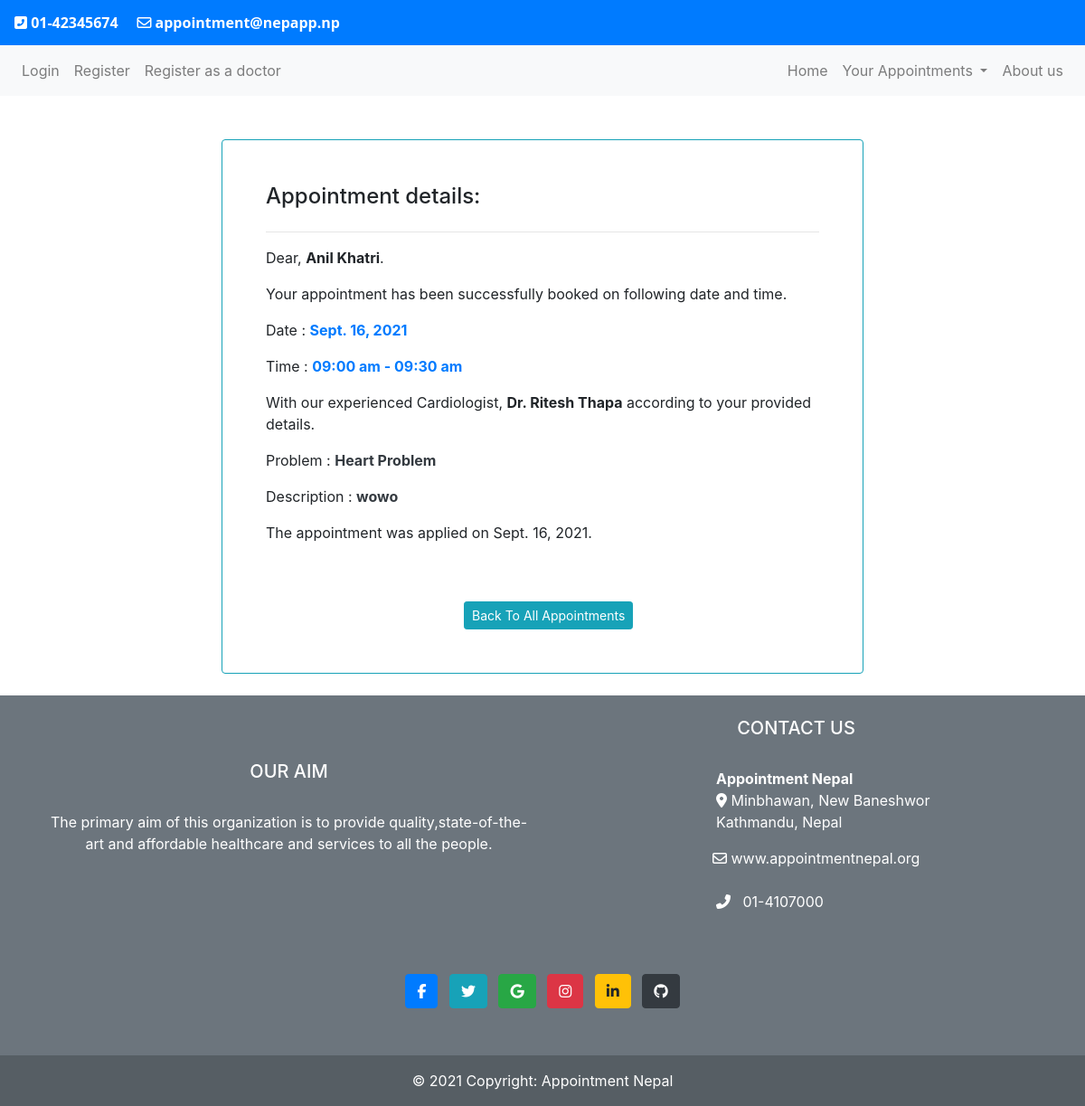
/app/response/6, run on an earlier commit of the app's database.
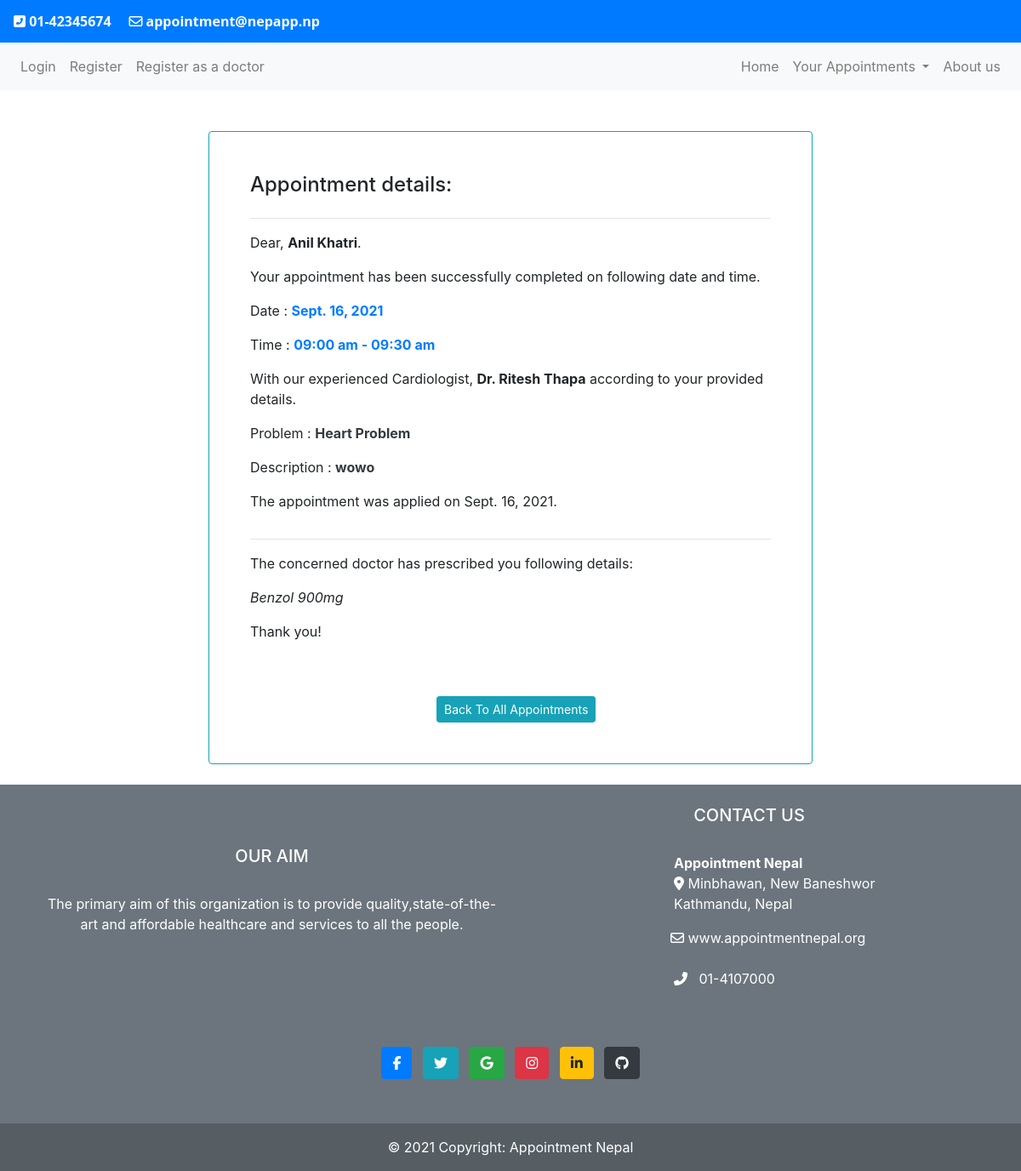
And on a later commit of the database.
### mainapp/models.py (models this page shows, shortened)
class Appointment (models.Model):
    user= models.ForeignKey(User,on_delete=models.CASCADE)
    name=models.CharField(max_length=200, null=True)
    phonenumber=models.CharField(max_length=15, null=True)
    email=models.EmailField( null=True)
    age=models.PositiveIntegerField( null=True)
    address=models.CharField(max_length=200, null=True)
    desc=models.TextField( null=True)
    date=models.DateField(null=True)
    time= models.CharField(max_length=20, null=True,choices=times )
    seen=models.BooleanField(default=False)
    response=models.TextField(null=True)
    doctor=models.ForeignKey(DoctorUser,on_delete=models.CASCADE, null=True)
    applied_date=models.DateField(auto_now_add=True, blank=True, null=True)

### accounts/models.py (models this page shows, shortened)
class DoctorUser(models.Model):
    user = models.OneToOneField(User, on_delete=models.CASCADE, related_name='doctor')
    dob= models.DateField(null=True)
    total_experience_years= models.PositiveIntegerField(null=True)
    address= models.CharField(max_length=255, null=True)
    contact= models.CharField(max_length=10, null=True)
    maximum_degree= models.ImageField(upload_to='doctors_degree',null=False)
    specilization=models.ForeignKey(Specilization,null=False, on_delete=models.CASCADE)
    profile_pic= models.ImageField(upload_to='doctors_pics', null=True, blank=True)
    admin_approve=models.BooleanField(default=False)

class Specilization(models.Model):
    specilization_type=models.CharField(max_length=255, null=False)
    problem_related=models.CharField(max_length=255, null=False)
    def __str__(self):
        return self.specilization_type

### mainapp/views.py (the view)
# urls.py: path('response/<int:id>',views.response, name='response'),
def response(request,id):
    appointment=Appointment.objects.get(id=id)
    context={
        'appointment':appointment,
    }
    return render(request,'mainapp/appointResponse.html',context)

### templates/mainapp/appointResponse.html (shortened to what this page needs)
{% extends 'mainapp/base.html' %}
{% load static %}
{% block navblock %}
<br>
<div class="container">
    <div class="col-lg-8  mx-auto">
        {% if appointment.response == None %}
        <div class="border border-info card p-5 my-4 ">
            <h4>
                Appointment details:
            </h4><hr>
            <p>Dear, <b>{{appointment.user.first_name}} {{appointment.user.last_name}}</b>.</p>
            <p class='text-left'>Your appointment has been successfully booked on following date and time.</p>
                <p >Date : <b class='text-primary'>{{appointment.date}}</b></p>
                <p >Time : <b class='text-primary'>{{appointment.time}}</b></p>
            <p>With our experienced {{appointment.doctor.specilization}}, <b>Dr. {{appointment.doctor.user.first_name}} {{appointment.doctor.user.last_name}}</b> according to your provided details.</p>
                <p >Problem : <b class='text-dark'>{{appointment.doctor.specilization.problem_related}}</b></p>
                <p >Description : <b class='text-dark'>{{appointment.desc}}</b></p>
            <p>The appointment was applied on {{appointment.applied_date}}.</p>
            <div class="col-lg-4 mx-auto ">
            <a href="{%url 'mainapp:oldappointment'%}" class="btn btn-info mt-5 btn-sm">Back To All Appointments</a>
            </div>
        </div>
        {% else %}
        <div class="border border-info card p-5 my-4 ">
            <h4>
                Appointment details:
            </h4><hr>
            <p>Dear, <b>{{appointment.user.first_name}} {{appointment.user.last_name}}</b>.</p>
            <p class='text-left'>Your appointment has been successfully completed on following date and time.</p>
                <p >Date : <b class='text-primary'>{{appointment.date}}</b></p>
                <p >Time : <b class='text-primary'>{{appointment.time}}</b></p>
            <p>With our experienced {{appointment.doctor.specilization}}, <b>Dr. {{appointment.doctor.user.first_name}} {{appointment.doctor.user.last_name}}</b> according to your provided details.</p>
                <p >Problem : <b class='text-dark'>{{appointment.doctor.specilization.problem_related}}</b></p>
                <p >Description : <b class='text-dark'>{{appointment.desc}}</b></p>
            <p>The appointment was applied on {{appointment.applied_date}}.</p><hr>
            <p>The concerned doctor has prescribed you following details:</p>
            <p><i>{{appointment.response}}</i></p>
            <p>Thank you!</p>
            <div class="col-lg-4 mx-auto ">
            <a href="{%url 'mainapp:oldappointment'%}" class="btn btn-info mt-5 btn-sm">Back To All Appointments</a>
            </div>
        </div>
        {%endif%}
    </div>
</div>
{% include 'mainapp/footer.html' %}
{% endblock %}

What changed in the data, as far as the page shows it:
changed Appointment "09:00 am - 09:30 am": response (not shown) → "Benzol 900mg"
Also different on the page:
text no longer shown: "Your appointment has been successfully booked on following date and time."
text now shown: "Your appointment has been successfully completed on following date and time. The concerned doctor has prescribed you following details: Thank you!"
